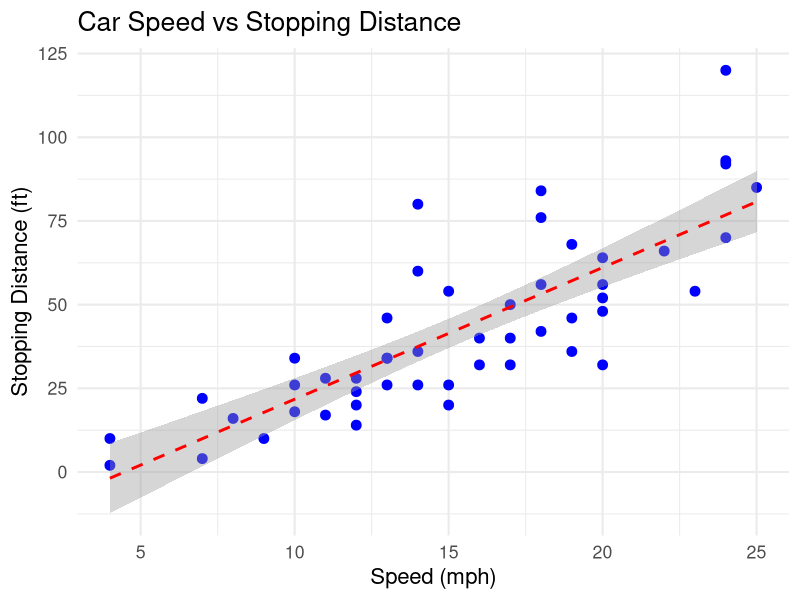

Write the R code that produced this figure.
## ---- chunk 1
library(ggplot2)
options(htmltools.dir.version = FALSE)
## ---- chunk 2
# Simple statistics for cars dataset
x <- cars$speed
y <- cars$dist

summary_stats <- data.frame(
  Variable = c("Speed", "Distance"),
  Mean = c(mean(x), mean(y)),
  SD = c(sd(x), sd(y)),
  Min = c(min(x), min(y)),
  Max = c(max(x), max(y))
)
summary_stats
## ---- chunk 3
ggplot(cars, aes(x = speed, y = dist)) +
  geom_point(color = "blue", size = 3) +
  geom_smooth(method = "lm", color = "red", linetype = "dashed") +
  labs(title = "Car Speed vs Stopping Distance",
       x = "Speed (mph)", y = "Stopping Distance (ft)") +
  theme_minimal(base_size = 16)
